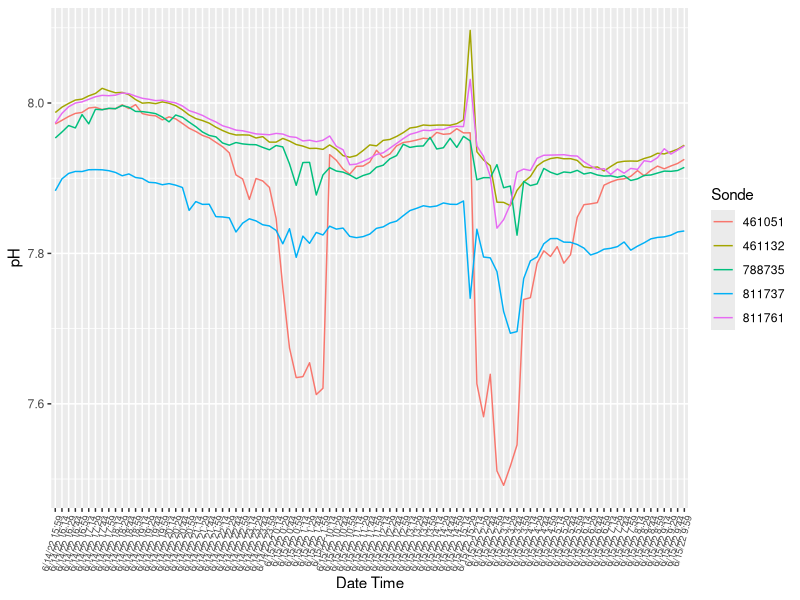
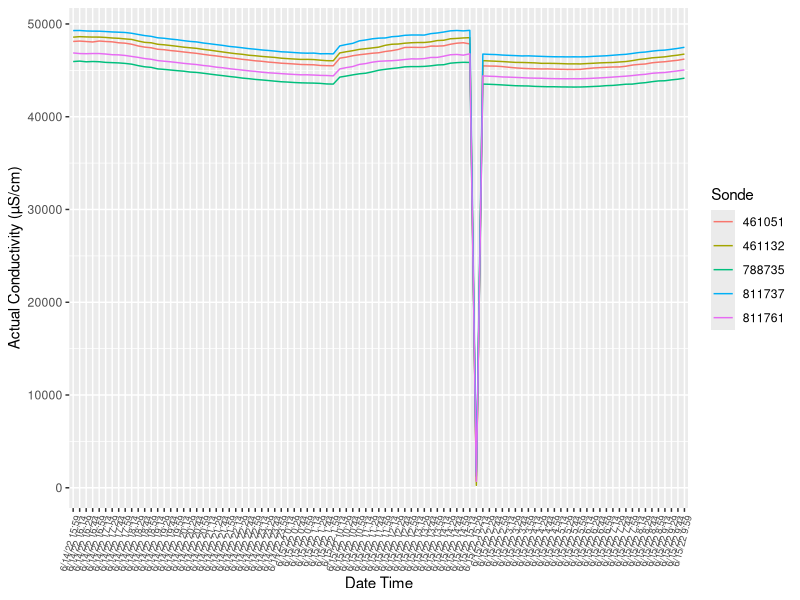
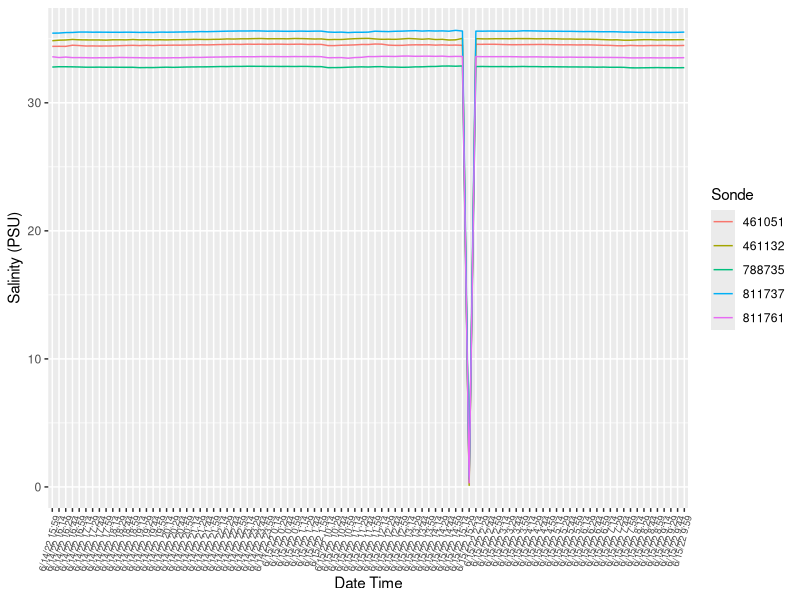
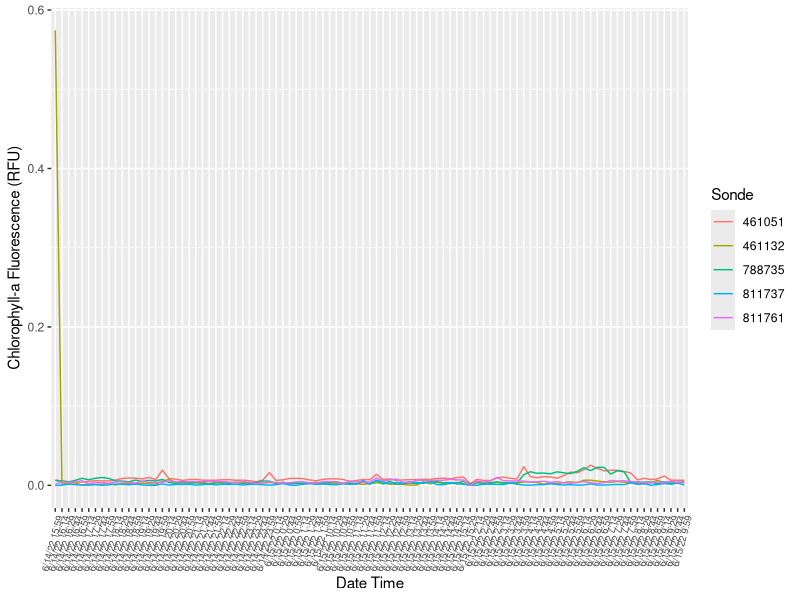
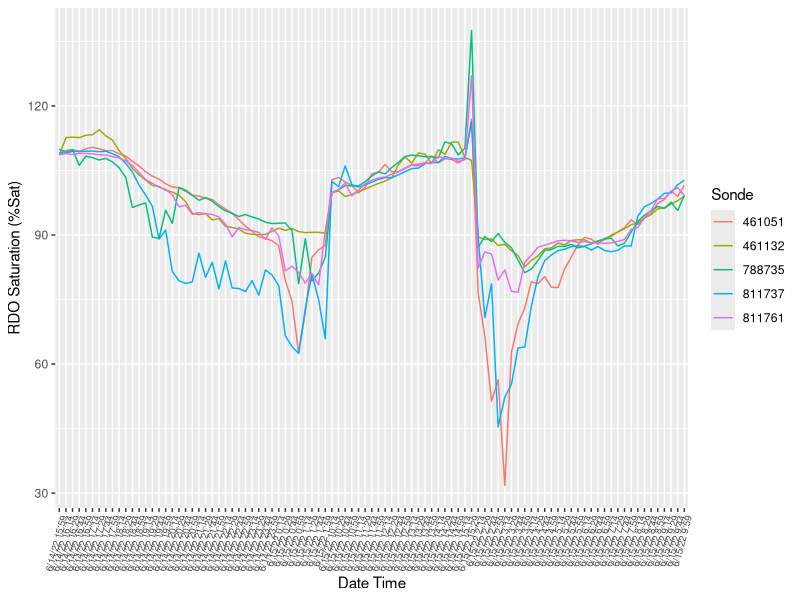
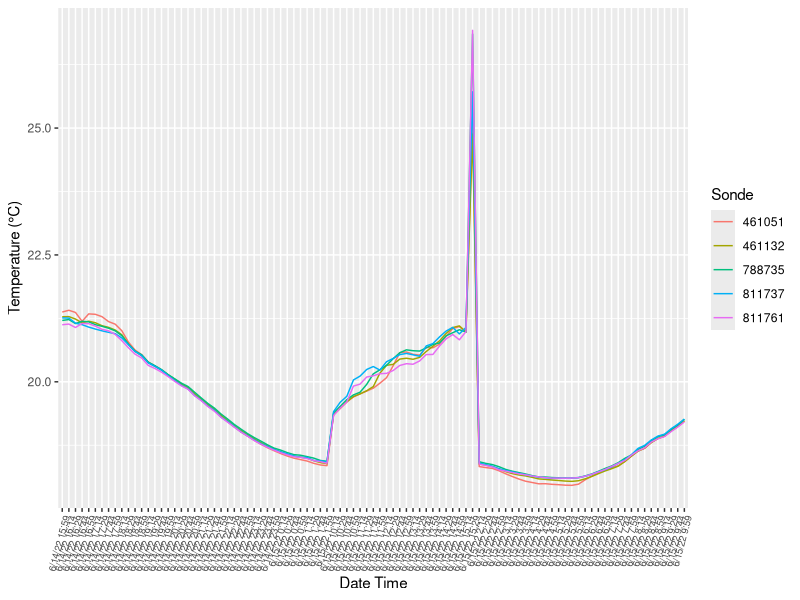

Here is the R script that generated these plots, in order:
## aqua troll data 06-14-2022 (mesocosm test)
# load in all data
library(tidyverse)
setwd("~/Desktop/project catch all pt2/oyster proj")
raw.dir <- here::here("data")
sn811761 <- read.csv(here::here("data/sn811761.csv"), skip=25)
sn461132 <- read.csv(here::here("data/sn461132.csv"), skip=25)
sn788735 <- read.csv(here::here("data/sn788735.csv"), skip=25)
sn811737 <- read.csv(here::here("data/sn811737.csv"), skip=25)
sn461051 <- read.csv(here::here("data/sn461051.csv"), skip=25)
attach(sn461051)
attach(sn461132)
attach(sn788735)
attach(sn811737)
attach(sn811761)
# make df & combine data together in one set, change all column names to match, etc
thesenames <- c ("Date Time", "Actual Conductivity (µS/cm)", "Specific Conductivity (µS/cm)", "Salinity (PSU)", "Resistivity (Ω⋅cm)", "Density (g/cm³)", "Total Dissolved Solids (ppt)", "Chlorophyll-a Fluorescence (RFU)", "RDO Concentration (mg/L)", "RDO Saturation (%Sat)", "Oxygen Partial Pressure (Torr)", "pH", "pH mV", "ORP (mV)", "Temperature (°C)", "External Voltage (V)", "Battery Capacity (%)", "Barometric Pressure (mm Hg)", "Pressure (psi)", "Depth (m)", "new_col")
sn461051$new_col <- "461051"
sn461132$new_col <- "461132"
sn811761$new_col <- "811761"
sn811737$new_col <- "811737"
sn788735$new_col <- "788735"
names(sn461051) = thesenames
names(sn461132) = thesenames
names(sn811737) = thesenames
names(sn811761) = thesenames
names(sn788735) = thesenames
fulldata <- bind_rows(sn811737, sn461051, sn811761, sn461132, sn788735)
#start plottingggg
ggplot(data = fulldata, aes(`Date Time`, `pH`, group=new_col))+ geom_line(aes(color=new_col))+ 
  theme(axis.text.x = element_text(angle = 75, hjust=1, size = 7))+ 
  guides(color=guide_legend(title="Sonde"))
ggplot(data = fulldata, aes(`Date Time`, `Actual Conductivity (µS/cm)`, group=new_col))+ geom_line(aes(color=new_col))+ 
  theme(axis.text.x = element_text(angle = 75, hjust=1, size = 7))+ 
  guides(color=guide_legend(title="Sonde"))
ggplot(data = fulldata, aes(`Date Time`, `Salinity (PSU)`, group=new_col))+ geom_line(aes(color=new_col))+ 
  theme(axis.text.x = element_text(angle = 75, hjust=1, size = 7))+ 
  guides(color=guide_legend(title="Sonde"))
ggplot(data = fulldata, aes(`Date Time`, `Chlorophyll-a Fluorescence (RFU)`, group=new_col))+ geom_line(aes(color=new_col))+ 
  theme(axis.text.x = element_text(angle = 75, hjust=1, size = 7))+ 
  guides(color=guide_legend(title="Sonde"))
ggplot(data = fulldata, aes(`Date Time`, `RDO Saturation (%Sat)`, group=new_col))+ geom_line(aes(color=new_col))+ 
  theme(axis.text.x = element_text(angle = 75, hjust=1, size = 7))+ 
  guides(color=guide_legend(title="Sonde"))
ggplot(data = fulldata, aes(`Date Time`, `Temperature (°C)`, group=new_col))+ geom_line(aes(color=new_col))+ 
  theme(axis.text.x = element_text(angle = 75, hjust=1, size = 7))+ 
  guides(color=guide_legend(title="Sonde"))
